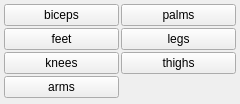
<?xml version="1.0" encoding="UTF-8"?>
<ui version="4.0">
 <class>body_parts_appendages_menu</class>
 <widget class="QWidget" name="body_parts_appendages_menu">
  <property name="geometry">
   <rect><x>0</x><y>0</y><width>240</width><height>104</height></rect>
  </property>
  <layout class="QGridLayout" name="grid">
   <property name="leftMargin"><number>4</number></property>
   <property name="topMargin"><number>4</number></property>
   <property name="rightMargin"><number>4</number></property>
   <property name="bottomMargin"><number>4</number></property>
   <property name="horizontalSpacing"><number>2</number></property>
   <property name="verticalSpacing"><number>2</number></property>
   <item row="0" column="0">
    <widget class="QPushButton" name="chk_biceps">
     <property name="checkable"><bool>true</bool></property>
     <property name="text"><string>biceps</string></property>
     <property name="tags" stdset="0"><string>biceps</string></property>
    </widget>
   </item>
   <item row="1" column="0">
    <widget class="QPushButton" name="chk_feet">
     <property name="checkable"><bool>true</bool></property>
     <property name="text"><string>feet</string></property>
     <property name="tags" stdset="0"><string>feet</string></property>
     <property name="submenu" stdset="0"><string>:/secondarymenu/body_parts_feet_menu.ui</string></property>
    </widget>
   </item>
   <item row="2" column="0">
    <widget class="QPushButton" name="chk_knees">
     <property name="checkable"><bool>true</bool></property>
     <property name="text"><string>knees</string></property>
     <property name="tags" stdset="0"><string>knees</string></property>
     <property name="submenu" stdset="0"><string>:/secondarymenu/body_parts_knees_menu.ui</string></property>
    </widget>
   </item>
   <item row="3" column="0">
    <widget class="QPushButton" name="chk_arms">
     <property name="checkable"><bool>true</bool></property>
     <property name="text"><string>arms</string></property>
     <property name="tags" stdset="0"><string>arms</string></property>
     <property name="submenu" stdset="0"><string>:/secondarymenu/body_parts_arms_menu.ui</string></property>
    </widget>
   </item>
   <item row="0" column="1">
    <widget class="QPushButton" name="chk_palms">
     <property name="checkable"><bool>true</bool></property>
     <property name="text"><string>palms</string></property>
     <property name="tags" stdset="0"><string>palms</string></property>
    </widget>
   </item>
   <item row="1" column="1">
    <widget class="QPushButton" name="chk_legs">
     <property name="checkable"><bool>true</bool></property>
     <property name="text"><string>legs</string></property>
     <property name="tags" stdset="0"><string>legs</string></property>
     <property name="submenu" stdset="0"><string>:/secondarymenu/body_parts_legs_menu.ui</string></property>
    </widget>
   </item>
   <item row="2" column="1">
    <widget class="QPushButton" name="chk_thighs">
     <property name="checkable"><bool>true</bool></property>
     <property name="text"><string>thighs</string></property>
     <property name="tags" stdset="0"><string>thighs</string></property>
     <property name="submenu" stdset="0"><string>:/secondarymenu/body_parts_thighs_menu.ui</string></property>
    </widget>
   </item>
  </layout>
 </widget>
 <resources/>
 <connections/>
</ui>
